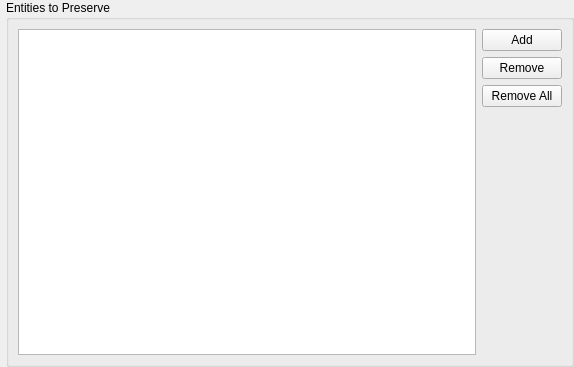
<?xml version="1.0" encoding="UTF-8"?>
<ui version="4.0">
 <class>PreserveEntitiesWidget</class>
 <widget class="QWidget" name="PreserveEntitiesWidget">
  <property name="geometry">
   <rect>
    <x>0</x>
    <y>0</y>
    <width>574</width>
    <height>367</height>
   </rect>
  </property>
  <property name="windowTitle">
   <string>Preserve Entities</string>
  </property>
  <layout class="QVBoxLayout" name="verticalLayout_2">
   <property name="leftMargin">
    <number>6</number>
   </property>
   <property name="topMargin">
    <number>0</number>
   </property>
   <property name="rightMargin">
    <number>0</number>
   </property>
   <property name="bottomMargin">
    <number>0</number>
   </property>
   <item>
    <widget class="QGroupBox" name="groupBox">
     <property name="title">
      <string>Entities to Preserve</string>
     </property>
     <layout class="QHBoxLayout" name="horizontalLayout">
      <item>
       <widget class="QListWidget" name="entityList">
        <property name="selectionMode">
         <enum>QAbstractItemView::ExtendedSelection</enum>
        </property>
       </widget>
      </item>
      <item>
       <layout class="QVBoxLayout" name="verticalLayout">
        <item>
         <widget class="QPushButton" name="addEntities">
          <property name="toolTip">
           <string>Enter or paste entities to add to the list.
Entities can be separated by lines, commas, or spaces.</string>
          </property>
          <property name="text">
           <string>Add</string>
          </property>
         </widget>
        </item>
        <item>
         <widget class="QPushButton" name="removeEntity">
          <property name="text">
           <string>Remove</string>
          </property>
         </widget>
        </item>
        <item>
         <widget class="QPushButton" name="removeAll">
          <property name="text">
           <string>Remove All</string>
          </property>
         </widget>
        </item>
        <item>
         <spacer name="verticalSpacer">
          <property name="orientation">
           <enum>Qt::Vertical</enum>
          </property>
          <property name="sizeHint" stdset="0">
           <size>
            <width>10</width>
            <height>50</height>
           </size>
          </property>
         </spacer>
        </item>
       </layout>
      </item>
     </layout>
    </widget>
   </item>
  </layout>
 </widget>
 <resources/>
 <connections/>
</ui>
